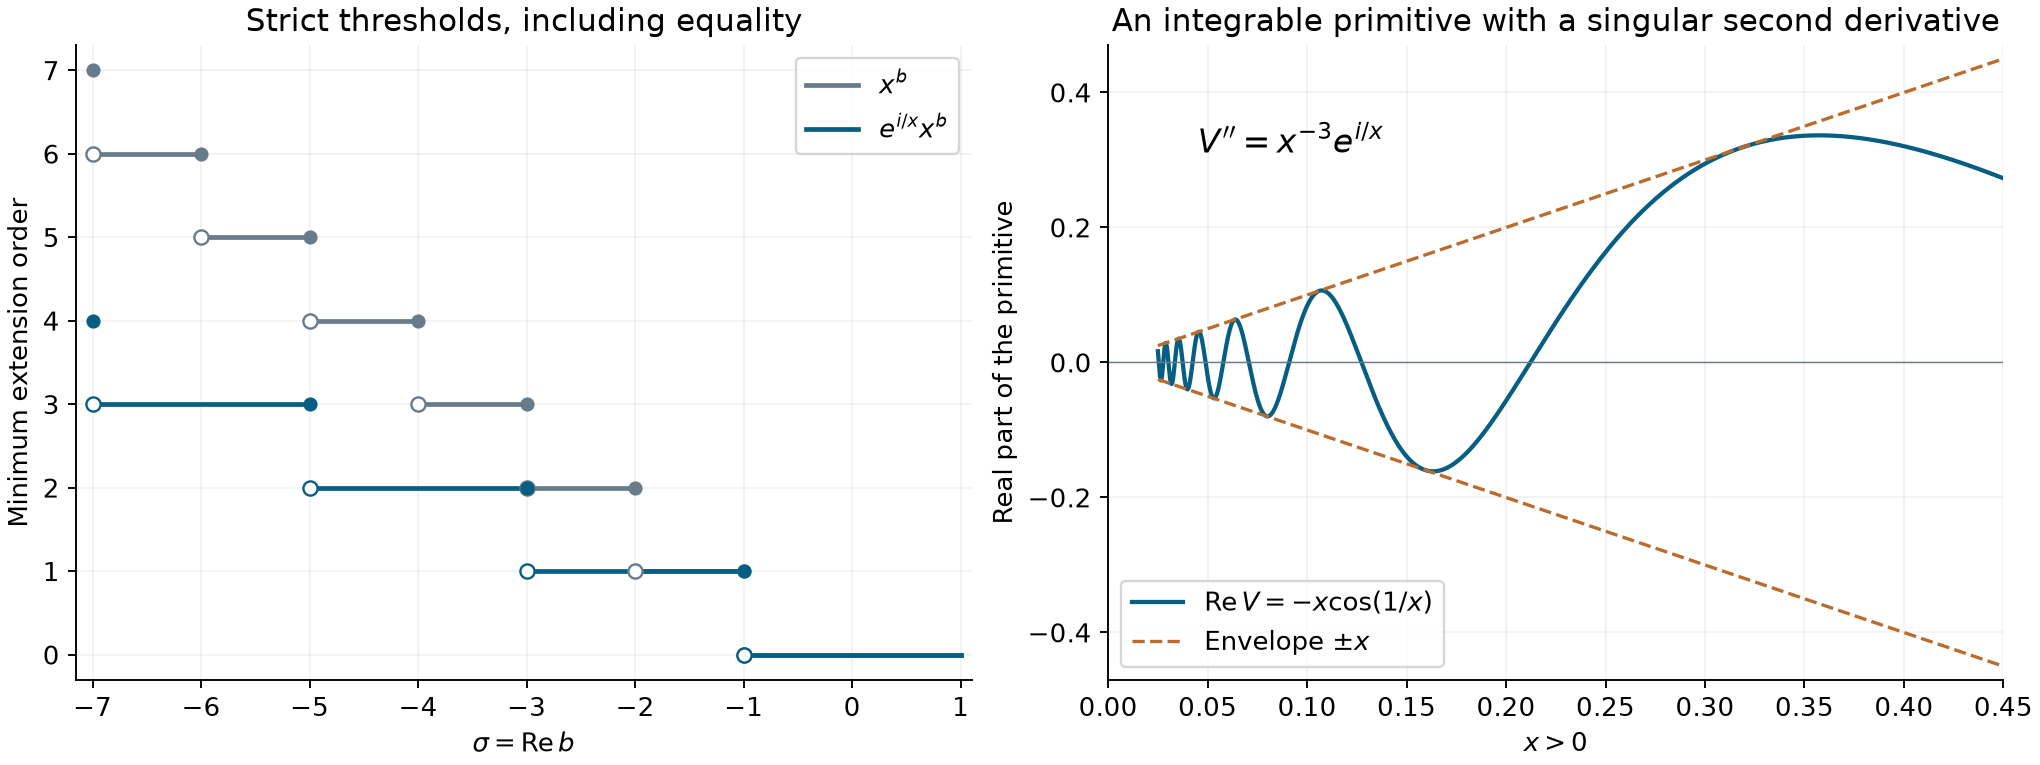

This figure's Python source:
"""Extension order and an exact oscillatory primitive. Original figure, CC0."""
from pathlib import Path
import numpy as np
import matplotlib
matplotlib.use("Agg")
import matplotlib.pyplot as plt

plt.rcParams.update({"font.size":11,"axes.spines.top":False,"axes.spines.right":False})
out=Path(__file__).resolve().parent
fig,axs=plt.subplots(1,2,figsize=(12,4.5),layout="constrained")
ax=axs[0]
for step,color,offset,label in [(1,"#687b8b",0,r"$x^b$"),(2,"#075e83",0,r"$e^{i/x}x^b$")]:
    for n in range(0,8):
        lo=-1-step*n; hi=-1-step*(n-1)
        if n==0:hi=1
        if hi < -7 or lo>1:continue
        ax.plot([max(lo,-7),min(hi,1)],[n,n],color=color,lw=2,label=label if n==0 else None)
        if -7<=lo<=1:ax.plot(lo,n,marker="o",ms=6,mfc="white",mec=color,zorder=4)
        if n>0 and -7<=hi<=1:ax.plot(hi,n,marker="o",ms=5,color=color,zorder=5)
ax.set(xlim=(-7.15,1.1),ylim=(-.3,7.3),xlabel=r"$\sigma=\mathrm{Re}\,b$",ylabel="Minimum extension order",
       title="Strict thresholds, including equality")
ax.set_xticks(range(-7,2));ax.set_yticks(range(8))
ax.grid(alpha=.15);ax.legend(loc="upper right")
ax=axs[1]
x=np.linspace(.025,.45,7000)
ax.plot(x,-x*np.cos(1/x),color="#075e83",lw=1.8,label=r"$\mathrm{Re}\,V=-x\cos(1/x)$")
ax.plot(x,x,"--",color="#bb6b2c",lw=1.4,label=r"Envelope $\pm x$")
ax.plot(x,-x,"--",color="#bb6b2c",lw=1.4)
ax.axhline(0,color="#687b8b",lw=.6)
ax.text(.045,.31,r"$V''=x^{-3}e^{i/x}$",fontsize=14)
ax.set(xlim=(0,.45),ylim=(-.47,.47),xlabel="$x>0$",ylabel="Real part of the primitive",
       title="An integrable primitive with a singular second derivative")
ax.legend(loc="lower left");ax.grid(alpha=.15)
for ext in ("png","svg"):
    p=out/f"oscillatory-extension-thresholds.{ext}"
    fig.savefig(p,dpi=170,metadata={"Date":None} if ext=="svg" else {})
    if ext=="svg":p.write_text("\n".join(x.rstrip() for x in p.read_text(encoding="utf-8").splitlines())+"\n",encoding="utf-8")
plt.close(fig)
